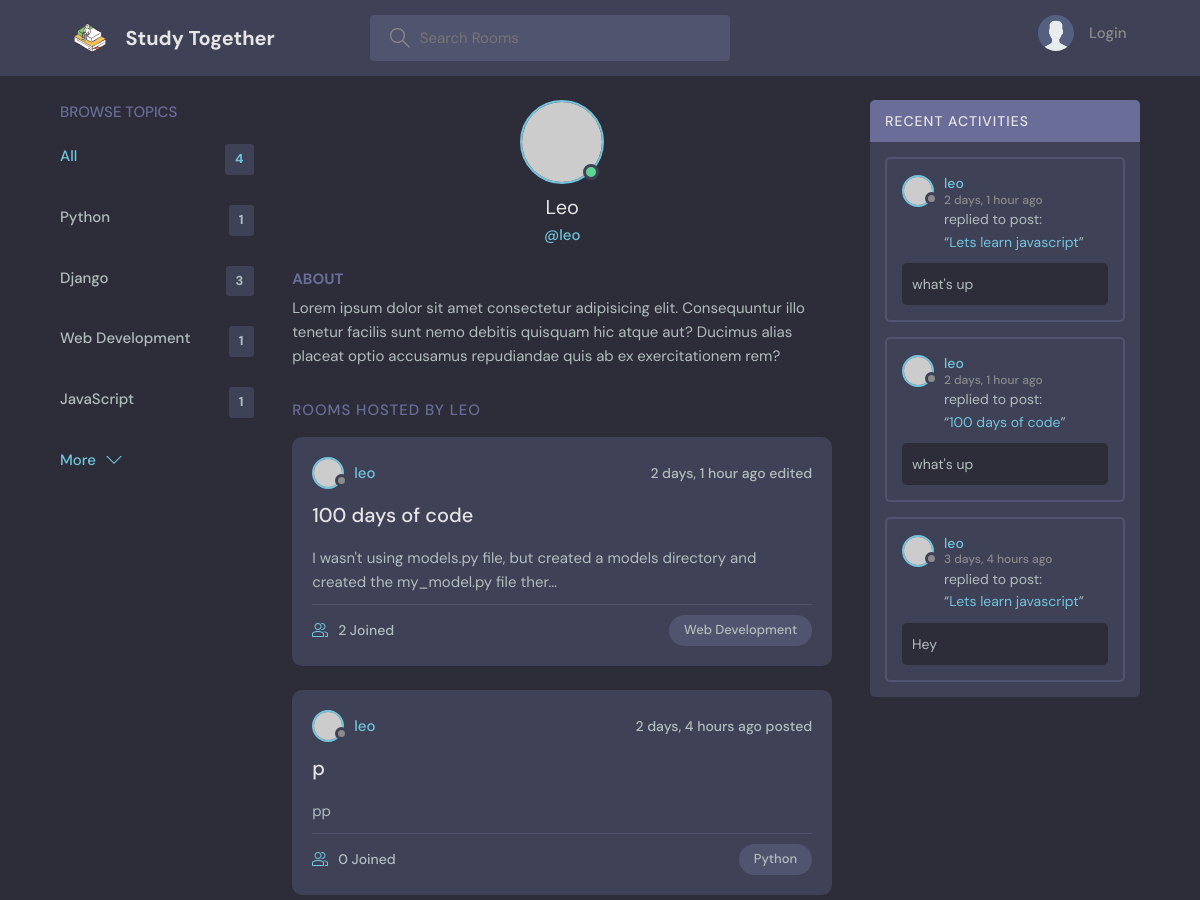
The page /profile/1 (upper part) on the database as committed earlier.
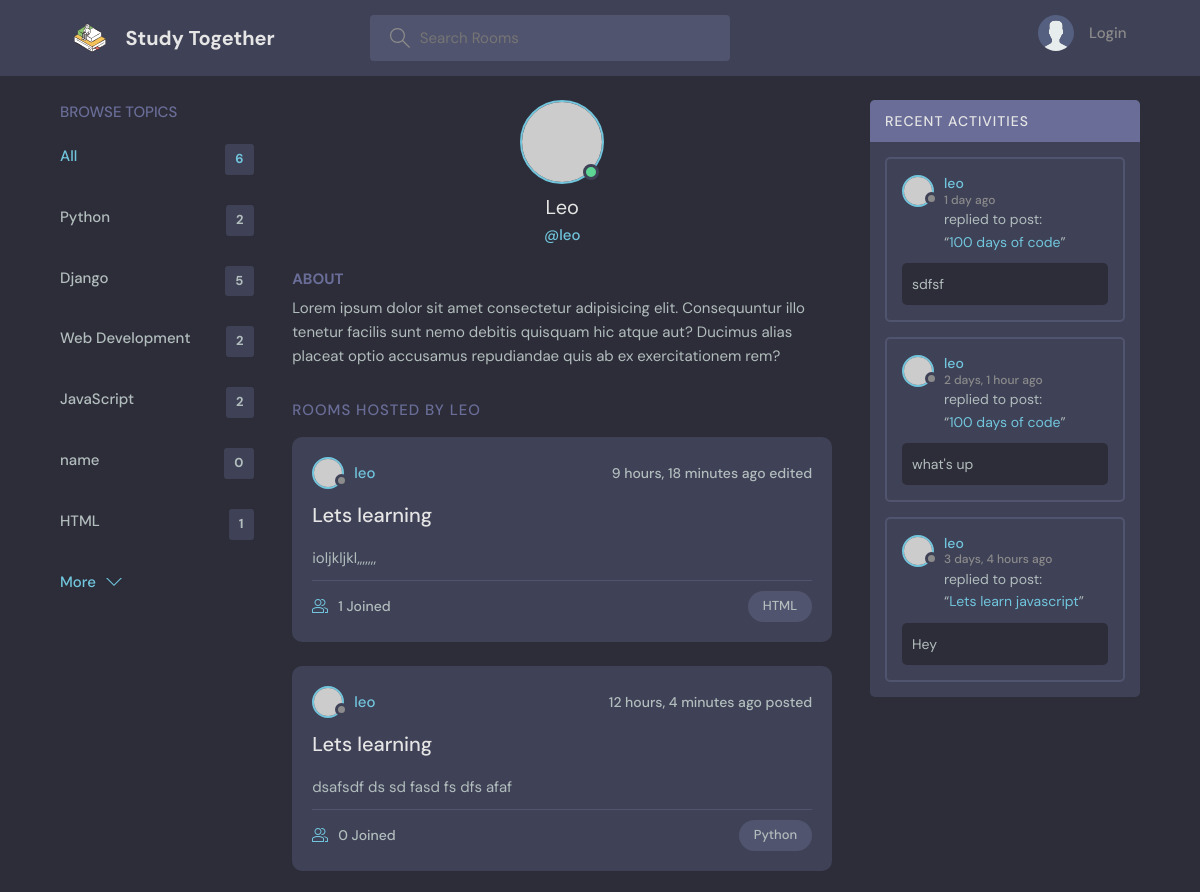
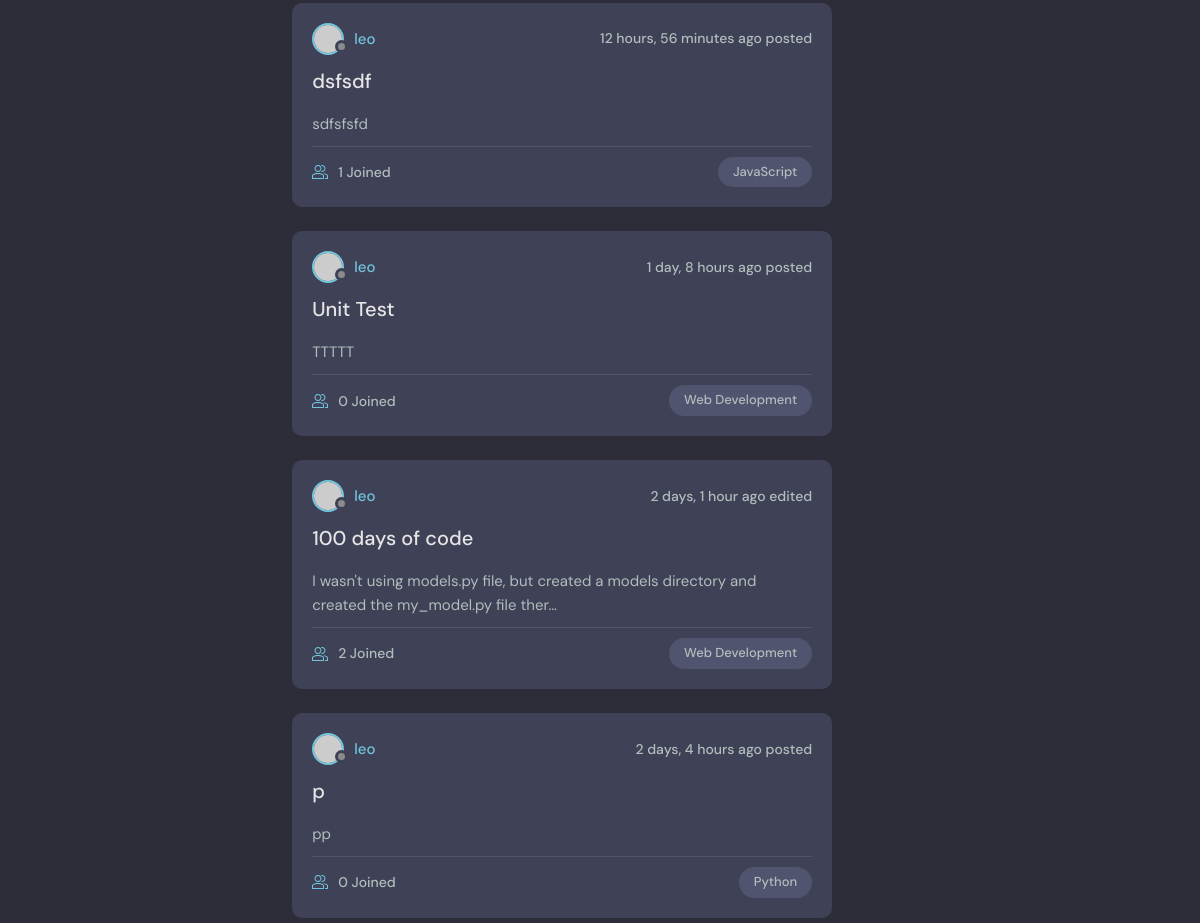
The same page on the database as committed later (2 pictures, top to bottom).
### base/models.py (models this page shows)
class Topic(models.Model):
    name = models.CharField(max_length=200)
    def __str__(self):
        return self.name

class Room(models.Model):
    host = models.ForeignKey(User, on_delete=models.SET_NULL, null=True)
    topic = models.ForeignKey(Topic, on_delete=models.SET_NULL, null=True)
    name = models.CharField(max_length = 200)
    description = models.TextField(null = True, blank = True)
    participants = models.ManyToManyField(User, related_name='participants', blank=True)
    updated = models.DateTimeField(auto_now = True)
    created = models.DateTimeField(auto_now_add = True)
    class Meta:
        ordering = ['-updated', '-created']
    def __str__(self):
        return self.name

class Message(models.Model):
    user = models.ForeignKey(User, on_delete=models.CASCADE)
    room = models.ForeignKey(Room, on_delete=models.CASCADE)
    body = models.TextField()
    updated = models.DateTimeField(auto_now = True)
    created = models.DateTimeField(auto_now_add = True)
    class Meta:
        ordering = ['-updated', '-created']
    def __str__(self):
        return self.body[0:50]

### base/views.py (the view)
# urls.py: path('profile/<str:pk>', views.userProfile, name="user-profile"),
def userProfile(request, pk):
    user = User.objects.get(id=pk)
    rooms = user.room_set.all()
    topics = Topic.objects.all()
    room_messages = user.message_set.all()
    context = {'user':user, 'rooms':rooms, 'topics':topics, 'room_messages':room_messages}
    return render(request, 'base/profile.html', context)

### base/templates/base/profile.html (shortened to what this page needs)
{% extends 'main.html' %}
{% block content %}
<main class="profile-page layout layout--3">
<div class="container">
    {% include 'base/topics_component.html' %}
    <div class="roomList">
    <div class="profile">
        <div class="profile__avatar">
        <div class="avatar avatar--large active">
            <img src="https://randomuser.me/api/portraits/men/11.jpg" />
        </div>
        </div>
        <div class="profile__info">
        <h3>{{user.username.capitalize}}</h3>
        <p>@{{user}}</p>
        </div>
        <div class="profile__about">
        <h3>About</h3>
        <p>
            Lorem ipsum dolor sit amet consectetur adipisicing elit. Consequuntur illo tenetur
            facilis sunt nemo debitis quisquam hic atque aut? Ducimus alias placeat optio
            accusamus repudiandae quis ab ex exercitationem rem?
        </p>
        </div>
    </div>
    <div class="roomList__header">
        <div>
        <h2>Rooms Hosted by {{user.username}}</a>
        </h2>
        </div>
    </div>
    {% include 'base/feed.component.html' %}
    </div>
    {% include 'base/activity_component.html' %}
</div>
</main>
{% endblock content %}

### templates/main.html (shortened to what this page needs)
<!DOCTYPE html>
{% load static %}
<html lang="en">
  <head>
    <link rel="stylesheet" href="{% static 'styles/style.css' %}" />
  </head>
  <body>
    {% include 'navbar.html'%}
    {% block content %}
    {% endblock content%}
  </body>
</html>

### templates/navbar.html (shortened to what this page needs)
{% load static %}
<header class="header header--loggedIn">
    <div class="container">
      <a href="{% url 'home'%}" class="header__logo">
        <img src="{% static 'assets/logo.svg' %}" />
        <h1>Study Together</h1>
      </a>
      <form class="header__search" action="{% url 'home'%}">
        <label>
          <input name="q" placeholder="Search Rooms" />
        </label>
      </form>
      <nav class="header__menu">
        {% if request.user.is_authenticated%}
        <div class="header__user">
          <a href="{% url 'user-profile' request.user.id %}">
            <div class="avatar avatar--medium active">
              <img src="https://randomuser.me/api/portraits/men/35.jpg" />
            </div>
            <p>{{request.user}} <span>@{{request.user}}</span></p>
          </a>
          <button class="dropdown-button">
            <svg version="1.1" xmlns="http://www.w3.org/2000/svg" width="32" height="32" viewBox="0 0 32 32">
              <title>chevron-down</title>
              <path d="M16 21l-13-13h-3l16 16 16-16h-3l-13 13z"></path>
            </svg>
          </button>
        </div>
        {% else %}
        <a href="{% url 'login'%}">
            <img src="{% static 'assets/avatar.svg' %}" />
            <p>Login</p>
        </a>
        {% endif %}
      </nav>
    </div>
  </header>

### base/templates/base/topics_component.html
<div class="topics">
    <div class="topics__header">
      <h2>Browse Topics</h2>
    </div>
    <ul class="topics__list">
        <li>
            <a href="{% url 'home' %}" class="active">All<span>{{topics.count}}</span></a>
        </li>
        {% for topic in topics%}
        <li>
            <a href="{% url 'home' %}?q={{topic.name}}">{{topic.name}}<span>{{topic.room_set.all.count}}</span></a>
        </li>
        {%endfor%}
    </ul>
    <a class="btn btn--link" href="topics.html">
      More
      <svg version="1.1" xmlns="http://www.w3.org/2000/svg" width="32" height="32" viewBox="0 0 32 32">
        <title>chevron-down</title>
        <path d="M16 21l-13-13h-3l16 16 16-16h-3l-13 13z"></path>
      </svg>
    </a>
  </div>

### base/templates/base/feed.component.html (shortened to what this page needs)
{% for room in rooms %}
<div class="roomListRoom">
    <div class="roomListRoom__header">
      <a href="{% url 'user-profile' room.host.id %}" class="roomListRoom__author">
        <div class="avatar avatar--small">
          <img src="https://randomuser.me/api/portraits/women/11.jpg" />
        </div>
        <span>{{room.host}}</span>
      </a>
      <div class="roomListRoom__actions">
        <span>
          {% if room.updated > room.created %}
          {{room.updated| timesince}} ago edited
          {% else %}
          {{room.created| timesince}} ago posted
          {% endif %}
        </span>
      </div>
    </div>
    <div class="roomListRoom__content">
      <a href="{% url 'room' room.id %}">{{room.name}}</a>
      <p>{{room.description| truncatechars:100}}</p>
    </div>
    <div class="roomListRoom__meta">
      <a href="{% url 'room' room.id %}" class="roomListRoom__joined">
        {{room.participants.all.count}} Joined
      </a>
      <p class="roomListRoom__topic">{{room.topic}}</p>
    </div>
</div>
{%endfor%}

### base/templates/base/activity_component.html (shortened to what this page needs)
<div class="activities">
    <div class="activities__header">
      <h2>Recent Activities</h2>
    </div>
    {% for message in room_messages%}
    <div class="activities__box">
      <div class="activities__boxHeader roomListRoom__header">
        <a href="{% url 'user-profile' message.user.id%}" class="roomListRoom__author">
          <div class="avatar avatar--small">
            <img src="https://randomuser.me/api/portraits/women/11.jpg" />
          </div>
          <p>
            {{message.user}}
            <span>{{message.created| timesince}} ago</span>
          </p>
        </a>
      </div>
      <div class="activities__boxContent">
        <p>replied to post:<br>“<a href="{% url 'room' message.room.id %}">{{message.room}}</a>”</p>
        <div class="activities__boxRoomContent">
            {{message}}
        </div>
      </div>
    </div>
    {% endfor %}
  </div>

Rows that differ between the two databases and show on the page:
removed Message: user "leo", created "2 days, 1 hour", room "Lets learn javascript", body "what's up"
computed for Topic "Python": room_set.all.count "1" → "2"
computed for Topic "Django": room_set.all.count "3" → "5"
computed for Topic "Web Development": room_set.all.count "1" → "2"
computed for Topic "JavaScript": room_set.all.count "1" → "2"
added Topic: name "name", room_set.all.count "0"
added Topic: name "HTML", room_set.all.count "1"
added Room: host "leo", updated "9 hours, 18 minutes", name "Lets learning", description "ioljkljkl,,,,,,,", participants.all.count "1", topic "HTML"
added Room: host "leo", created "12 hours, 4 minutes", name "Lets learning", description "dsafsdf ds sd fasd fs dfs afaf", participants.all.count "0", topic "Python"
added Room: host "leo", created "12 hours, 56 minutes", name "dsfsdf", description "sdfsfsfd", participants.all.count "1", topic "JavaScript"
added Room: host "leo", created "1 day, 8 hours", name "Unit Test", description "TTTTT", participants.all.count "0", topic "Web Development"
added Message: user "leo", created "1 day", room "100 days of code", body "sdfsf"
Other text that changed with them:
{{ topics.count }}: "4" → "6"
